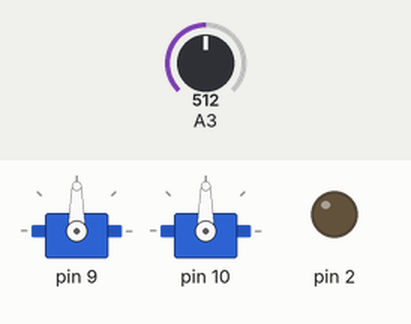
This sketch was run on a simulated Arduino Uno, built with avr-gcc and run on an emulated ATmega328P. Shown: 2 × servo, output pins drawn as LEDs (lit = HIGH). Inputs (shaded band) come from the test bench; at power-on: A3 = 512. What the sketch prints to the serial monitor is not drawn.

Above: at 0.05 s.
Timing chart, 0 to 7.3 s (numbered marks = the images above):
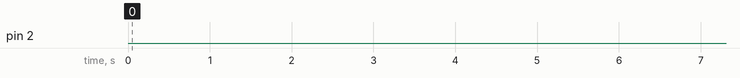

The sketch:

AutomatedSolarStationV_4S.ino
```cpp
#include "Arduino.h"
#include <Servo.h>
#include "AutoSolarApi.h"
    /*
     * fadeTime = 25
     * servoWaitTime = 100
     * topServoAngleLimit = 60
     * standbyLedPin = 2
     * topServoPin = 9 (most PWM pins will do)
     * baseServoPin = 10 (again most PWM pins will do)
     */
    /*WARNING: DO NOT MAKE TOPSERVO GO ABOVE 90 DEGREES!*/
    AutoSolarApi panel = AutoSolarApi();

    void setup()
    {
        Serial.begin(9600);
        panel.setFadeTimeMilliseconds(25);
        panel.setServoWaitTime(100);
        panel.setTopServoAngleLimit(60);
        panel.setBaseServoAngleLimit(180);
        panel.setServoPowerPin(46);
        panel.setStandbyLedPin(2);
        panel.activateStandbyLedPin(2);
        panel.activateServoPowerPin(46);
        panel.attachTopServoPin(9);
        panel.attachBaseServoPin(10);
    }

    void loop()
    {
        int topAngleLimit = panel.getTopServoAngleLimit();
        float solarBaseArray[panel.getBaseServoAngleLimit()];
        float solarTopArray[topAngleLimit];
        panel.turnServosPowerOn(panel.getServoPowerPin());
        panel.goToTopStartingPosition(panel.getTopServo(), topAngleLimit);
        panel.goToBaseStartingPosition(panel.getBaseServo(), panel.getBaseServoAngleLimit() / 2);
        panel.runBaseScan(panel.getBaseServo(), solarBaseArray);
        panel.goToBestPosition(panel.getBaseServo(), solarBaseArray, panel.getBaseServoAngleLimit());
        panel.runTopScan(panel.getTopServo(), solarTopArray);
        panel.goToBestPosition(panel.getTopServo(), solarTopArray, topAngleLimit);
        panel.standByMode(solarTopArray, topAngleLimit);
        panel.turnServosPowerOff(panel.getServoPowerPin());
        panel.countDown(10);
    }
```

AutoSolarApi.cpp
```cpp
#include "Arduino.h"
#include <Servo.h>
#include "AutoSolarApi.h"

static int AutoSolarApi::fadeTimeMilliseconds;
static int AutoSolarApi::servoWaitTime;
static int AutoSolarApi::topServoAngleLimit;
static int AutoSolarApi::baseServoAngleLimit;
static int AutoSolarApi::standbyLedPin;
static int AutoSolarApi::servoPowerPin;
Servo topServo;
Servo baseServo;

AutoSolarApi::AutoSolarApi()
{

}

void AutoSolarApi::countDown(int iteration)
{
    for (int loops = iteration; loops > 0; loops -= 1)
    {
        Serial.println("Time before next system run: ");
        Serial.println(loops - 1);
        delay(iteration * 100);
    }
}

void AutoSolarApi::standByMode(float theArray[], int arrayLength)
{
    float greatestVoltage = returnGreatestArrayValue(theArray, arrayLength);

    turnServosPowerOff(46);
    while (returnAnalogPinVoltage(3) > greatestVoltage / 2)
    {
      Serial.print("The current voltage: ");
      Serial.println(returnAnalogPinVoltage(3));
      delay(300);
      Serial.print("The greatest voltage is: ");
      Serial.println(greatestVoltage);
      delay(300);
      fadeLed(getStandbyLedPin(), fadeTimeMilliseconds);
    }
    Serial.println("DECREASE IN VOLTAGE DETECTED!");
    return;
}

void AutoSolarApi::runBaseScan(Servo myservo, float baseArray[])
{
    int pos;
    delay(1000);

    Serial.println("RUNNING BASE SCAN! " );
    Serial.println("Please wait. :)");
    for (pos = 90; pos <= 180; pos += 1)
    {
      baseArray[pos] = returnAnalogPinVoltage(3);
      myservo.write(pos);
      delay(getServoWaitTime());
    }

    while (returnCurrentPosition(myservo) >= 90)
    {
      pos -= 1;
      myservo.write(pos);
      delay(getServoWaitTime());
    }

    for (pos = 89; pos >= 0; pos -= 1)
    {
      baseArray[pos] = returnAnalogPinVoltage(3);
      myservo.write(pos);
      delay(getServoWaitTime());
    }

    while (returnCurrentPosition(myservo) < 90)
    {
      pos += 1;
      myservo.write(pos);
      delay(getServoWaitTime());
    }
}

void AutoSolarApi::runTopScan(Servo myservo, float topArray[])
{
    int target = getTopServoAngleLimit();
    goToXPositionSlowly(myservo, target);
    delay(1000);
    Serial.println("RUNNING TOP SCAN! ");
    Serial.println("Please wait. :)");
    int pos;

    for (pos = target; pos >= 8; pos -= 1)
    { /* changed from pos >= 0 to pos >= 8. Do not go below 8 or you risk damaging the servo*/
      topArray[pos] = returnAnalogPinVoltage(3);
      myservo.write(pos);
      delay(getServoWaitTime());
    }

    for (int initial = 0; initial < 8; initial += 1)
    {
        topArray[initial] = 0;
    }

    while (returnCurrentPosition(myservo) < target)
    {
      pos += 1;
      myservo.write(pos);
      delay(getServoWaitTime());
    }
    return;
}

void AutoSolarApi::goToBaseStartingPosition(Servo myservo, int angle)
{
  int base = angle;
  goToXPositionSlowly(myservo, base);
}

void AutoSolarApi::goToTopStartingPosition(Servo myservo, int angle)
{
    int top = angle;
    goToXPositionSlowly(myservo, top);
}

void AutoSolarApi::goToXPositionSlowly(Servo myservo, int targetPos)
{
    int startingPos = myservo.read();

    if (startingPos < targetPos)
    {
      for (int pos = startingPos; pos < targetPos; pos += 1)
      {
        myservo.write(pos);
        delay(getServoWaitTime());
      }
    }

    else if (startingPos == targetPos)
    {
      return;
    }

    else if (startingPos > targetPos)
    {
      for (int pos = startingPos; pos > targetPos; pos -= 1)
      {
        myservo.write(pos);
        delay(getServoWaitTime());
      }
      return;
  }
}

void AutoSolarApi::goToBestPosition(Servo myservo, float myArray[], int arrayLength)
{
    int lastPosition = myservo.read();
    int greatestElement = returnGreatestElement(myArray, arrayLength);
    delay(10);
    int bestPosition = greatestElement;
    int pos;

    Serial.println("GOING TO OPTIMUM POSITION! ");

    if (lastPosition <= bestPosition )
    {
      for (pos = lastPosition; pos <= bestPosition; pos += 1)
      {
        myservo.write(pos);
        delay(getServoWaitTime());
      }
    }
    else if (lastPosition > bestPosition)
    {
      for (pos = lastPosition; pos >= bestPosition; pos -= 1)
      {
        myservo.write(pos);
        delay(getServoWaitTime());
      }
      return;
    }
}

void AutoSolarApi::printArrayValuesToSerialMonitor(float incomingArray[] , int arrayLength)
{
    int index;

    Serial.println("PRINTING ARRAY VALUES!");
    delay(1000);

    for (index = 0; index < arrayLength; index += 1 )
    {
      float theValue = incomingArray[index];
      Serial.println(theValue);
      delay(15);
    }
}

void AutoSolarApi::turnServosPowerOn(int pinNumber)
{
    digitalWrite(pinNumber, HIGH);
}

void AutoSolarApi::turnServosPowerOff(int pinNumber)
{
    digitalWrite(pinNumber, LOW);
}

void AutoSolarApi::fadeLed(int pinNumber, int milliSeconds)
{
    int brightness = 0;
    int fadeAmount = 5;

    while (brightness < 255)
    {
      analogWrite(pinNumber, brightness);
      delay(milliSeconds);
      brightness += fadeAmount;
    }

    while (brightness >= 0)
    {
      analogWrite(pinNumber, brightness);
      delay(milliSeconds);
      brightness -= fadeAmount;
    }

    return;
}

void AutoSolarApi::activateStandbyLedPin(int pinNumber)
{
    pinMode(pinNumber, OUTPUT);
}

float AutoSolarApi::returnGreatestArrayValue(float solarArray[], int arrayLength)
{
    int greatestValue = returnGreatestElement(solarArray, arrayLength);
    float greatestArrayValue =  solarArray[greatestValue];
    return greatestArrayValue;
}

int AutoSolarApi::returnGreatestElement(float solarScanArray[], int arrayLength)
{
    int indexOfGreatestElement;
    int indexOfGreaterElement;
    int index;
    int indexPlusOne = index + 1;
    int lastIndex = returnLastIndexOfFloatSolarScanArray(arrayLength);
    int lengthOfArray = arrayLength;

    for (index = 0; index <= lengthOfArray; index += 1)
    {

      if (index >= lengthOfArray )
      {
        return indexOfGreatestElement;
      }

      else if (max(solarScanArray[index], solarScanArray[indexPlusOne]) == solarScanArray[index])
      {
        indexOfGreaterElement = index;

        if (max(solarScanArray[indexOfGreaterElement], solarScanArray[indexOfGreatestElement])
            == solarScanArray[indexOfGreaterElement])
        {

          indexOfGreatestElement = indexOfGreaterElement;
          continue;
        }

      }

      else if (max(solarScanArray[indexPlusOne], solarScanArray[index]) == solarScanArray[indexPlusOne] )
      {
        indexOfGreaterElement = indexPlusOne;

        if (max(solarScanArray[indexOfGreaterElement], solarScanArray[indexOfGreatestElement])
            == solarScanArray[indexOfGreaterElement])
        {

          indexOfGreatestElement = indexOfGreaterElement;
          continue;
        }

      }

      else {
        continue;
      }
    }
}

int AutoSolarApi::returnLastIndexOfFloatSolarScanArray(int arrayLength)
{
    int lastIndex = arrayLength - 1 ;
    return lastIndex;
}

float AutoSolarApi::returnAnalogPinVoltage(int analogPin)
{
    int sensorPin = analogRead(analogPin);
    float panelVoltage = sensorPin * (5.0 / 1023.0);
    return panelVoltage;
}

int AutoSolarApi::getFadeTimeMilliseconds()
{
    return fadeTimeMilliseconds;
}

int AutoSolarApi::getServoWaitTime()
{
    return servoWaitTime;
}

int AutoSolarApi::getTopServoAngleLimit()
{
    return topServoAngleLimit;
}

int AutoSolarApi::getBaseServoAngleLimit()
{
    return baseServoAngleLimit;
}

int AutoSolarApi::getStandbyLedPin()
{
    return standbyLedPin;
}

int AutoSolarApi::getServoPowerPin()
{
    return servoPowerPin;
}

Servo AutoSolarApi::getTopServo()
{
    return topServo;
}

Servo AutoSolarApi::getBaseServo()
{
    return baseServo;
}

void AutoSolarApi::setFadeTimeMilliseconds(int milliseconds)
{
     fadeTimeMilliseconds = milliseconds;
}

void AutoSolarApi::setServoWaitTime(int waitTime)
{
     servoWaitTime = waitTime;
}

void AutoSolarApi::setTopServoAngleLimit(int angle)
{
    topServoAngleLimit = angle;
}

void AutoSolarApi::setBaseServoAngleLimit(int angle)
{
    baseServoAngleLimit = angle;
}

void AutoSolarApi::setStandbyLedPin(int pinNumber)
{
     standbyLedPin = pinNumber;
}

void AutoSolarApi::setServoPowerPin(int pinNumber)
{
    servoPowerPin = pinNumber;
}

void AutoSolarApi::attachTopServoPin(int pinNumber)
{
    topServo.attach(pinNumber);
}

void AutoSolarApi::attachBaseServoPin(int pinNumber)
{
    baseServo.attach(pinNumber);
}

void AutoSolarApi::activateServoPowerPin(int pinNumber)
{
    pinMode(pinNumber, OUTPUT);
}

int AutoSolarApi::returnCurrentPosition(Servo myservo)
{
    return myservo.read();
}
```

AutoSolarApi.h
```cpp
/*
  AutoSolarApi.cpp - Library for controlling motorized solar panels.
  Created by YoungCode, 12/16/16.
*/
/*
 * Class variables are static because they must be a member of AutoSolarApi.
 * Otherwise the variables cannot be declared in the class.
 */
#ifndef AutoSolarApi_h
#define AutoSolarApi_h

#include "Arduino.h"
#include <Servo.h>

class AutoSolarApi
{
  public:
    static int servoWaitTime;
    static int fadeTimeMilliseconds;
    static int topServoAngleLimit;
    static int baseServoAngleLimit;
    static int standbyLedPin;
    static int analogVoltagePin;
    static int servoPowerPin;
    Servo topServo;
    Servo baseServo;

    AutoSolarApi();

    void countDown(int iteration);
    void standByMode(float theArray[], int arrayLength);
    void runBaseScan(Servo myservo, float baseArray[]);
    void runTopScan(Servo myservo, float topArray[]);
    void goToBaseStartingPosition(Servo myservo, int angle); /*base angle = 90*/
    void goToTopStartingPosition(Servo myservo, int angle);
    void goToXPositionSlowly(Servo myservo, int targetPos);
    void goToBestPosition(Servo myservo, float myArray[], int arrayLength);
    void printArrayValuesToSerialMonitor(float incomingArray[] , int arrayLength);
    void turnServosPowerOn(int pinNumber);
    void turnServosPowerOff(int pinNumber);
    void fadeLed(int pinNumber, int milliSeconds);

    int returnCurrentPosition(Servo myservo);
    float returnGreatestArrayValue(float solarArray[], int arrayLength);
    int returnGreatestElement(float solarScanArray[], int arrayLength);
    int returnLastIndexOfFloatSolarScanArray(int arrayLength);
    float returnAnalogPinVoltage(int analogPin);

    int getFadeTimeMilliseconds();
    int getServoWaitTime();
    int getTopServoAngleLimit();
    int getBaseServoAngleLimit();
    int getStandbyLedPin();
    int getServoPowerPin();
    int getSolarBaseArrayLength();
    Servo getTopServo();
    Servo getBaseServo();

    void setFadeTimeMilliseconds(int milliseconds);
    void setServoWaitTime(int servoWaitTime);
    void setTopServoAngleLimit(int angle);
    void setBaseServoAngleLimit(int angle);
    void setSolarBaseArrayLength(int baseAngle);
    void setStandbyLedPin(int pinNumber);
    void setServoPowerPin(int pinNumber);
    void attachTopServoPin(int pinNumber);
    void attachBaseServoPin(int pinNumber);
    void activateStandbyLedPin(int pinNumber);
    void activateServoPowerPin(int pinNumber);

};

#endif
```

Measured:
- by itself, pin 2: LOW → HIGH at 68.6 s, → LOW 1.3 s later, → HIGH 1.9 s later, → LOW 1.3 s later, … (39 changes in this stretch)
